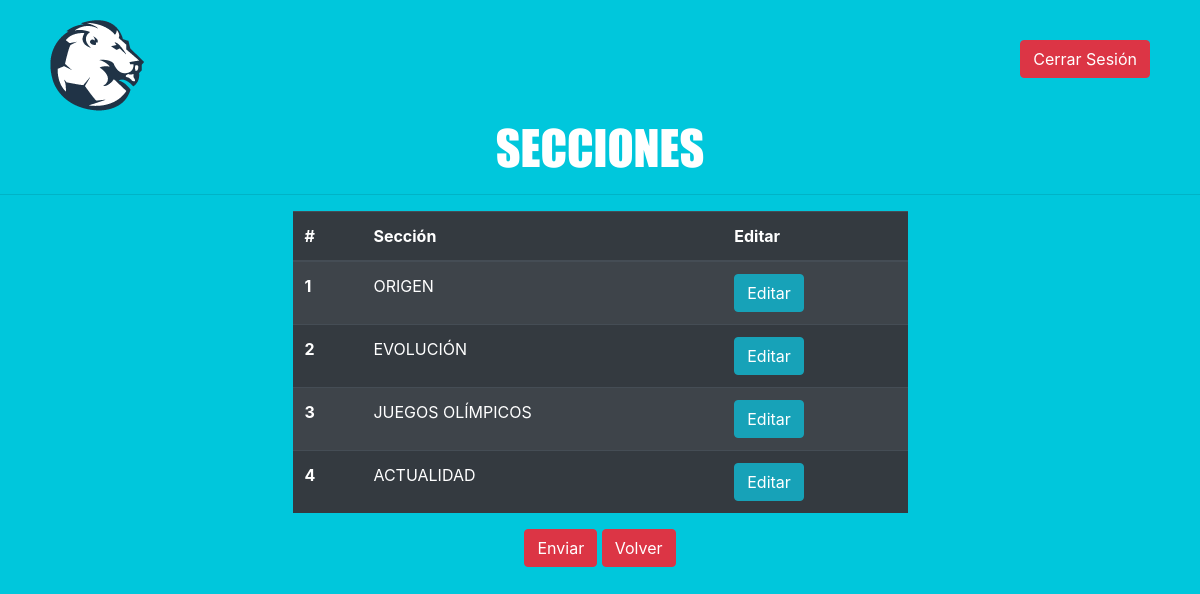
Screenshot of /Secciones.php (signed in) with the database file from the repository.
### tables this page shows
CREATE TABLE `secciones` (
  `id` int(11) NOT NULL,
  `titulo` varchar(30) NOT NULL,
  `texto` text NOT NULL
);

### Secciones.php (the view, shortened to what this page needs)
<?php
require "php/conexion.php";
$Sql = "SELECT * FROM secciones";
$Result = mysqli_query($conect,$Sql);
?>
<!DOCTYPE html>
<html lang="en">
<head>
	<link rel="stylesheet" href="css/bootstrap.min.css">
	<link rel="stylesheet" href="css/estilos.css">
</head>
<body>
	<div class="ContGeneralUser">
		<nav class="navUser">
			<div class="logo_esquinaUser">
				<img src="img/Loguito.png">
			</div>
			<div class="CerrarUser">
				<a href="Logout.php" class="btn btn-danger">Cerrar Sesión</a>
			</div>
	</nav>
	<h2 class="TitulosUser">SECCIONES</h2>
	<hr>
	<div class="justify-content-center row">
		<table class="table table-striped table-dark w-50">
			<thead>
				<tr>
					<th scope="col">#</th>
					<th scope="col">Sección</th>
					<th scope="col">Editar</th>
				</tr>
			</thead>
			<tbody>
				<?php
				while($Row = mysqli_fetch_array($Result))
				{
					echo "<tr>";
					echo "<th scope='row'>";
					echo $Row['id'];
					echo "</th>";
					echo "<td>";
					echo $Row['titulo'];
					echo "</td>";
					echo "<td><a class='btn btn-info'";
					echo "href='editarSec.php?idSection=";
					echo $Row['id'];
					echo "'>";
					echo "Editar</a></td>";
				}
				?>
			</tbody>
		</table>
	</div>
	<div class="ContCenter">
		<button type="submit" class="btn btn-danger">Enviar</button>
		<a class="btn btn-danger" href="admin.php">Volver</a>
	</div>
</div>
</body>
</html>

### css/estilos.css (style rules this page uses)
* { margin: 0; padding: 0; border: 0; outline: none; text-decoration: none !important; list-style: none; }
body { overflow: hidden; }
html { scroll-behavior: smooth; }
h2 { font-size: 3em; color: white; font-family: 'impact', sans-serif; }
.ContGeneralUser { height: 100vh; background: #00c7dc; }
.TitulosUser { font-family: 'impact',sans-serif; color: white; text-align: center; }
.navUser { height: 15%; position: relative; }
.logo_esquinaUser { position: absolute; top: 20px; left: 50px; }
.CerrarUser { position: absolute; top: 40px; right: 50px; }
.ContCenter { margin: auto; text-align: center; }

### rows the page displays
secciones: id "1", titulo "ORIGEN"
secciones: id "2", titulo "EVOLUCIÓN"
secciones: id "3", titulo "JUEGOS OLÍMPICOS"
secciones: id "4", titulo "ACTUALIDAD"
